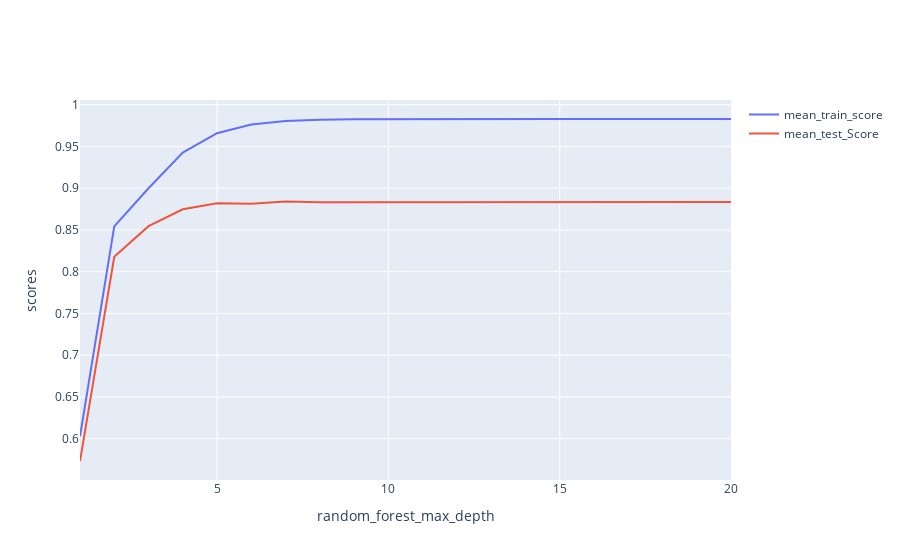

Notebook source saved alongside this figure:
### Code cell
import plotly

fig = go.Figure()
fig.add_trace(
    go.Scatter(
        x=scores["param_randomforestregressor__max_depth"],
        y=scores["mean_train_score"],
        name="mean_train_score",
    )
)
fig.add_trace(
    go.Scatter(
        x=scores["param_randomforestregressor__max_depth"],
        y=scores["mean_test_score"],
        name="mean_test_Score",
    )
)
fig.update_layout(
    xaxis=dict(title="random_forest_max_depth"), yaxis=dict(title="scores")
)
fig.show()

### Figure 1 — Plotly figure (JSON) as saved in the notebook; plotly's stock layout.template omitted (floating-point values rounded to 4 significant figures)
{"data": [{"name": "mean_train_score", "type": "scatter", "x": [1, 2, 3, 4, 5, 6, 7, 8, 9, 10, 11, 12, 13, 14, 15, 16, 17, 18, 19, 20], "y": [0.6028, 0.8543, 0.9, 0.9427, 0.9659, 0.9764, 0.9805, 0.9821, 0.9826, 0.9828, 0.9829, 0.9829, 0.9829, 0.9829, 0.9829, 0.9829, 0.9829, 0.9829, 0.9829, 0.9829]}, {"name": "mean_test_Score", "type": "scatter", "x": [1, 2, 3, 4, 5, 6, 7, 8, 9, 10, 11, 12, 13, 14, 15, 16, 17, 18, 19, 20], "y": [0.5733, 0.8179, 0.8545, 0.8747, 0.882, 0.8815, 0.884, 0.8831, 0.8832, 0.8832, 0.8836, 0.8836, 0.8835, 0.8835, 0.8835, 0.8835, 0.8835, 0.8835, 0.8835, 0.8835]}], "layout": {"autosize": true, "xaxis": {"autorange": true, "range": [1, 20], "title": {"text": "random_forest_max_depth"}, "type": "linear"}, "yaxis": {"autorange": true, "range": [0.5506, 1.006], "title": {"text": "scores"}, "type": "linear"}}}
